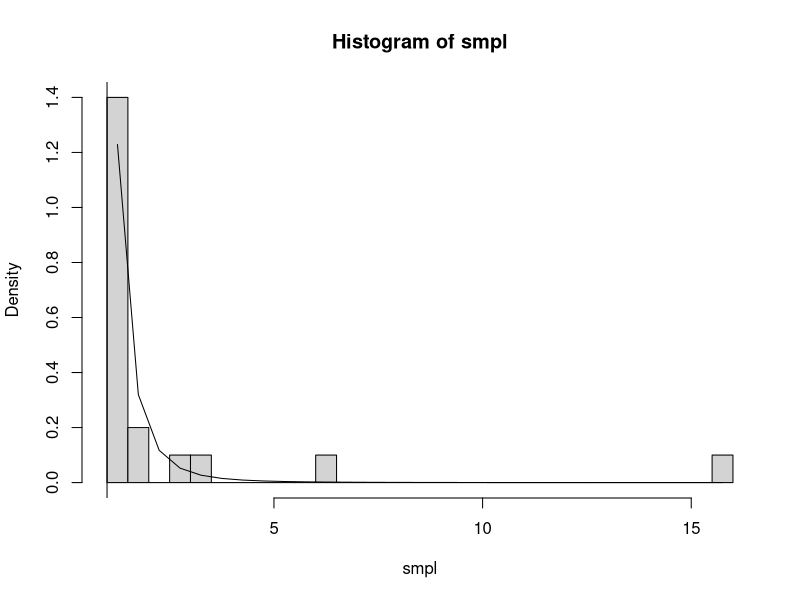

The R source for this figure:
#Generating the sample

#Fonction calculant le quantile Q(t) pour la distribution de l'enonce
#Input:
#   t (float): variable de la fonction quantile Q(t)
#   theta_1,2 (float): parametres de la distribution
#Output:
#   float: quantile Q(t)

qdist<-function(t,theta_1,theta_2){
  result <- theta_2 * (1-t)^(-1/theta_1)
  return(result)
}

#Fonction permettant de generer un echantillon iid de taille n suivant
#la distribution de l'enonce
#Input:
#   smpl_size (int): taille de l'echantillon
#   theta_1,2 (float): parametres de la distribution
#Output:
#   vector of floats: echantillon iid (x1,x2,...,xn)
rdist<-function(smpl_size,theta_1,theta_2){
  U<-runif(smpl_size)
  result<-c()
  for(i in 1:smpl_size){
    result[i]<-qdist(U[i],theta_1,theta_2)
  }
  return(result)
}

#Fonction donnant la densite de probabilite de l'enonce
#Input:
#   x (float): variable de la dentite f(x)
#   theta_1,2 (float): parametres de la distribution
#Ouput:
#   float: densite au point x
ddist<-function(x,theta_1,theta_2){
  result<-theta_1 * (theta_2^theta_1)/(x^(theta_1+1))
  return(result)
}

#Estimators

#Estimateurs MLE de theta_1,2
#Input:
#   smpl (vector of floats): echantillon genere par theta
#Output:
#   vector of floats: estimateurs MLE (t_1,t_2) de theta_1,theta_2

theta_MLE<-function(smpl){
  t2<-min(smpl)
  #moyenne geometrique de l'echantillon
  gm<-exp(mean(log(smpl)))
  t1<- 1/log(gm/t2)
  return(c(t1,t2))
}

#Estimateurs MME

#Estimateurs MME de theta_1,2
#Input:
#   smpl (vector of floats): echantillon genere selon dist enonce
#Output:
#   vector of floats: estimateurs MLE (t_1,t_2) de theta_1,theta_2

theta_MME<-function(smpl){
  m1<-mean(smpl)
  m2<-mean(smpl^2)
  
  t1<-1+sqrt(m2/(m2-m1^2))
  t2<-(m2-sqrt(m2*(m2-m1^2)))/m1
  return(c(t1,t2))
}

#Fonction donnant G en fonction de theta_1

#Input:
#   theta_1 (float): theta_1
#Output:
#   float: valeur de G
G<-function(theta_1){
  return(1/(2*theta_1-1))
}

#Exemples
t1<-3
t2<-1
n<-20
smpl<-rdist(n,t1,t2)
h<-hist(smpl,breaks=50,freq = FALSE)
xh<-h$mids
yh<-c()
for (i in 1:length(xh)){
  yh[i]<-ddist(xh[i],t1,t2)
}

lines(xh,yh)
abline(v=t2)

tMLE<-theta_MLE(smpl)
tMME<-theta_MME(smpl)

tMLE
tMME

G_est<-c(G(tMLE[1]),G(tMME[1]))
G<-G(t1)

G_est
G

